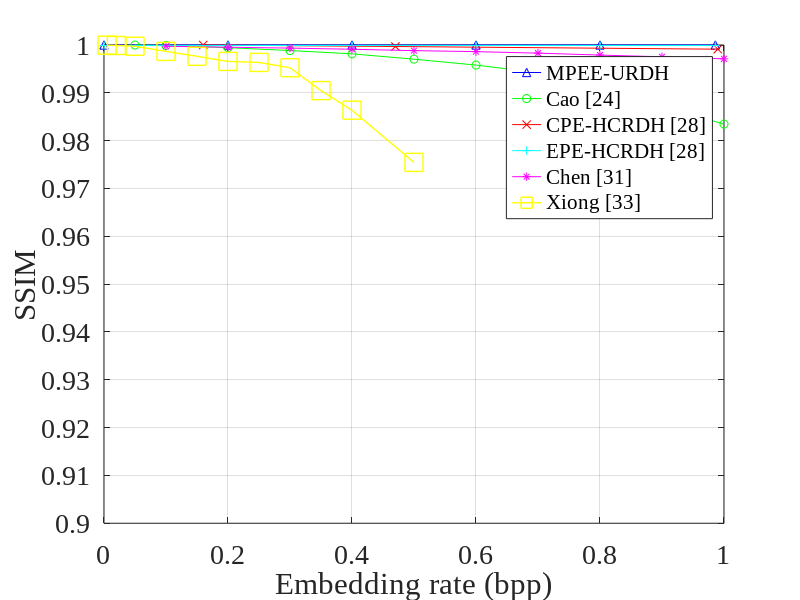

The MATLAB source for this figure:
clear;
clc;


num=[0.2 0.4 0.6 0.8 1];

propx=[0 0.2 0.4 0.6 0.8 0.9860];
propy=[1 1 1 1 1 1]; 

caox=[0.05	0.1	0.2	0.3	0.4	0.5	0.6	0.7	0.8	0.9	1.0];
caoy=[0.999988202492774	0.999886583995222	0.999445032586406	0.998841526129313	0.998153620570110	0.997037870883829	0.995798341550228	0.994221183119980	0.991365921497024	0.987245741016296	0.983464288704778];

cpex=[0.16 0.47 0.99];
cpey=[0.999999963366900	0.999686570835959	0.999126056052673];

epex=[0 0.2 0.4 0.6 0.8 0.9861];
epey=[0.999893726098870 0.999893726098870 0.999893726098870 0.999893726098870 0.999893726098870 0.999893726098870]; 

chenx=[0.1	0.2	0.3	0.4	0.5	0.6	0.7	0.8	0.9	1.0];
cheny=[0.999740391366701	0.999537550008724	0.999351487063984	0.999111784833093	0.998821399840386	0.998610005714618	0.998299803365499	0.997893299969550	0.997532112049862	0.997102742073072];

xiongx=[0.005	0.02	0.05	0.1	0.15	0.2	0.25	0.3	0.35	0.4	0.5];
xiongy=[0.999963191625713	0.999899104591938	0.999736965824978	0.998663478915205	0.997642262711284	0.996566926903992	0.996354965561027	0.995246112510881	0.990465303616578	0.986363495636543	0.975452510584529];

% new
plot(propx,propy,'b ^ -',caox,caoy,'g o -',cpex,cpey,'r x -',epex,epey,'c + -',chenx,cheny,'m * -',xiongx,xiongy,'y s -','linewidth',1,'MarkerSize',13)

xlabel('Embedding rate (bpp)')
ylabel('SSIM')
% axis([0 1 0.8 1.0]);
% set(gca,'xtick',0:0.2:1);
% set(gca,'ytick',0.8:0.05:1.0);
axis([0 1 0.9 1.0]);
set(gca,'xtick',0:0.2:1);
set(gca,'ytick',0.9:0.01:1.0);
set(gca,'FontSize',20,'FontName', 'Times New Roman');
grid on

l1=legend('MPEE-URDH','Cao [24]','CPE-HCRDH [28]','EPE-HCRDH [28]','Chen [31]','Xiong [33]');
set(l1,'FontName', 'Times New Roman','FontSize',15)


